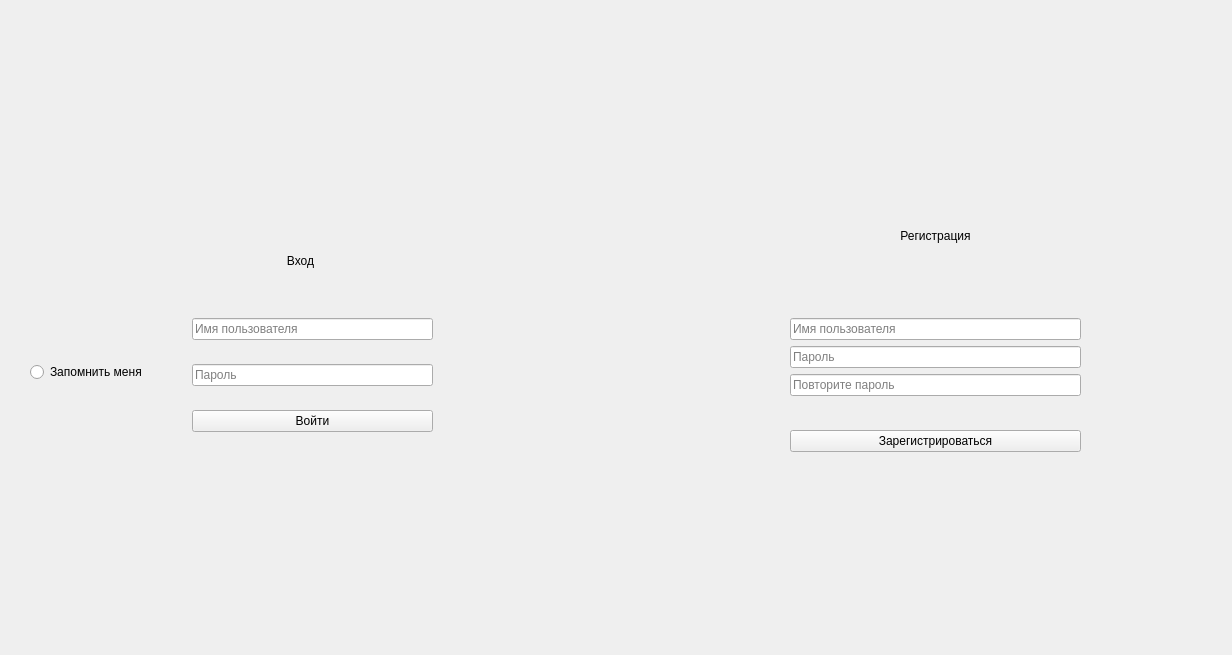
<?xml version="1.0" encoding="UTF-8"?>
<ui version="4.0">
 <class>Login</class>
 <widget class="QWidget" name="Login">
  <property name="geometry">
   <rect>
    <x>0</x>
    <y>0</y>
    <width>1232</width>
    <height>655</height>
   </rect>
  </property>
  <property name="windowTitle">
   <string>Form</string>
  </property>
  <widget class="QLabel" name="label">
   <property name="geometry">
    <rect>
     <x>180</x>
     <y>230</y>
     <width>241</width>
     <height>61</height>
    </rect>
   </property>
   <property name="text">
    <string>Вход</string>
   </property>
   <property name="alignment">
    <set>Qt::AlignCenter</set>
   </property>
  </widget>
  <widget class="QRadioButton" name="radioButton">
   <property name="geometry">
    <rect>
     <x>30</x>
     <y>360</y>
     <width>151</width>
     <height>24</height>
    </rect>
   </property>
   <property name="text">
    <string>Запомнить меня</string>
   </property>
  </widget>
  <widget class="QLabel" name="label_2">
   <property name="geometry">
    <rect>
     <x>840</x>
     <y>220</y>
     <width>191</width>
     <height>31</height>
    </rect>
   </property>
   <property name="text">
    <string>Регистрация</string>
   </property>
   <property name="alignment">
    <set>Qt::AlignCenter</set>
   </property>
  </widget>
  <widget class="QPushButton" name="guestButton">
   <property name="geometry">
    <rect>
     <x>1475</x>
     <y>375</y>
     <width>280</width>
     <height>29</height>
    </rect>
   </property>
   <property name="text">
    <string>Играть за гостя</string>
   </property>
  </widget>
  <widget class="QWidget" name="">
   <property name="geometry">
    <rect>
     <x>192</x>
     <y>300</y>
     <width>241</width>
     <height>151</height>
    </rect>
   </property>
   <layout class="QVBoxLayout" name="verticalLayout">
    <item>
     <widget class="QLineEdit" name="logName">
      <property name="placeholderText">
       <string>Имя пользователя</string>
      </property>
     </widget>
    </item>
    <item>
     <widget class="QLineEdit" name="logPswd">
      <property name="placeholderText">
       <string>Пароль</string>
      </property>
     </widget>
    </item>
    <item>
     <widget class="QPushButton" name="logButton">
      <property name="text">
       <string>Войти</string>
      </property>
     </widget>
    </item>
   </layout>
  </widget>
  <widget class="QWidget" name="">
   <property name="geometry">
    <rect>
     <x>790</x>
     <y>290</y>
     <width>291</width>
     <height>191</height>
    </rect>
   </property>
   <layout class="QVBoxLayout" name="verticalLayout_3">
    <item>
     <layout class="QVBoxLayout" name="verticalLayout_2">
      <item>
       <widget class="QLineEdit" name="regName">
        <property name="text">
         <string/>
        </property>
        <property name="placeholderText">
         <string>Имя пользователя</string>
        </property>
       </widget>
      </item>
      <item>
       <widget class="QLineEdit" name="regPswd1">
        <property name="placeholderText">
         <string>Пароль</string>
        </property>
       </widget>
      </item>
      <item>
       <widget class="QLineEdit" name="regPswd2">
        <property name="placeholderText">
         <string>Повторите пароль</string>
        </property>
       </widget>
      </item>
     </layout>
    </item>
    <item>
     <widget class="QPushButton" name="regButton">
      <property name="text">
       <string>Зарегистрироваться</string>
      </property>
     </widget>
    </item>
   </layout>
  </widget>
 </widget>
 <resources/>
 <connections/>
</ui>
